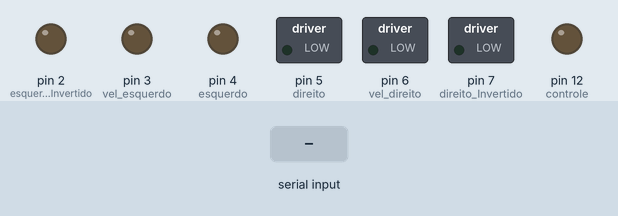
A sketch run on a simulated Arduino Nano, built with avr-gcc and run on an emulated ATmega328P. Parts: switched loads named in the sketch (green lamp = pin HIGH), output pins drawn as LEDs (lit = HIGH). The test bench sets the inputs (shaded band). What the sketch prints to the serial monitor is not drawn.

Above: at 2.3 s.
2.4 s: "F" received over the second serial link
At 2.7 s:
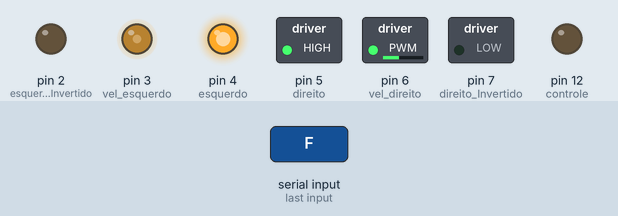
3.9 s: "B" received over the second serial link
At 5.0 s:
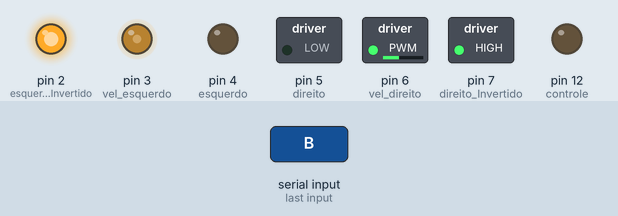
5.4 s: "L" received over the second serial link
At 6.2 s:
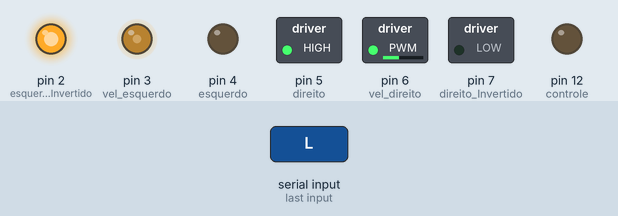
6.9 s: "R" received over the second serial link
At 7.3 s:
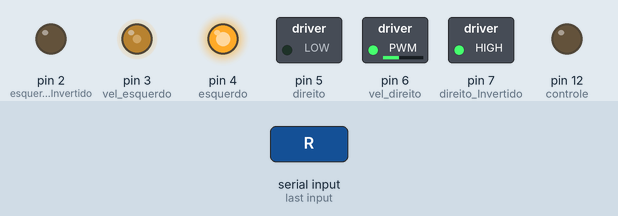
8.4 s: "I" received over the second serial link
At 9.6 s:
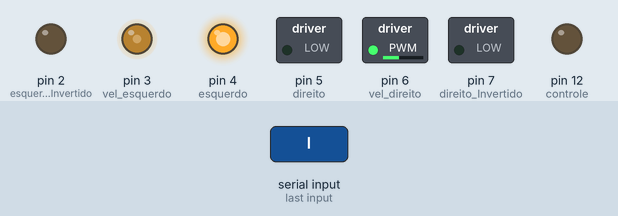
9.9 s: "G" received over the second serial link
At 10.8 s:
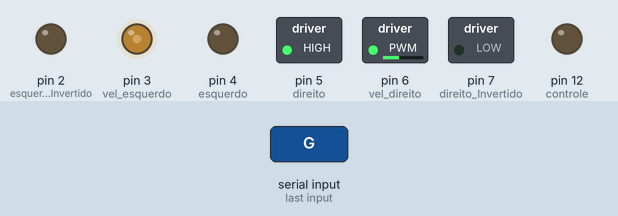
Timing chart, 0 to 12.4 s (numbered marks = the images above; inputs shaded):
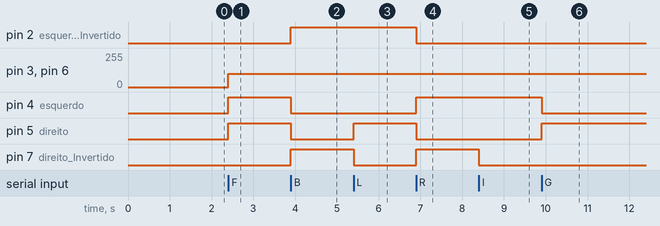

The sketch:

teste.ino
```cpp
/*
==============================================================================================================
BIBLIOTECAS:
==============================================================================================================*/

#include <MPU6050_tockn.h>
#include <Wire.h>
#include <SoftwareSerial.h>

/*
==============================================================================================================
MAPEAMENTO DE HARDWARE:
==============================================================================================================*/
//Motor do lado direito
#define direito 5
#define direito_Invertido 7
#define vel_direito 6 //Precisa ser PWM

//Motor do lado esquerdo
#define esquerdo 4
#define esquerdo_Invertido 2
#define vel_esquerdo 3 //Precisa ser PWM

//Sensores de linha
#define sensor_extrema_direita A0
#define sensor_direito A1
#define sensor_meio A2
#define sensor_esquerdo A3
#define sensor_extrema_esquerda A4

//Sensor de toque
#define botao A5

//Sensores de cor
#define s2 10
#define s3 11
#define out_E 9
#define out_D 8

#define pinoRX 13
SoftwareSerial nano(pinoRX,1);

#define controle 12


/*
==============================================================================================================
CONSTANTES:
==============================================================================================================*/

#define compensa_direito 0 //Valor somado a velocidade do motor direito
#define compensa_esquerdo 0 //Valor somado a velocidade do motor esquerdo

//Velocidades
#define veloc_Frente 100
#define veloc_Reverso 100

//cortes dos sensores de linha
#define corteD 110
#define corteE 100
#define corte_meio 100
#define corteED 330
#define corteEE 100


/*
==============================================================================================================
VARIÁVEIS:
==============================================================================================================*/

//Variaveis cores
int red_E = 0;
int green_E = 0;
int blue_E = 0;
int red_D = 0;
int green_D = 0;
int blue_D = 0;

char letra;


/*
==============================================================================================================
CONFIGURAÇÃO:
==============================================================================================================*/
void setup() {

  //Pinos dos motores como saída
  pinMode(direito, OUTPUT);
  pinMode(direito_Invertido, OUTPUT);
  pinMode(esquerdo, OUTPUT);
  pinMode(esquerdo_Invertido, OUTPUT);
  pinMode(vel_direito, OUTPUT);
  pinMode(vel_esquerdo, OUTPUT);


  //Pinos dos sensores
  pinMode(sensor_direito, INPUT);
  pinMode(sensor_esquerdo, INPUT);
  pinMode(sensor_extrema_direita, INPUT);
  pinMode(sensor_extrema_esquerda, INPUT);
  pinMode(sensor_meio, INPUT);
  pinMode(botao, INPUT_PULLUP);
  pinMode(s2, OUTPUT);
  pinMode(s3, OUTPUT);
  pinMode(out_D, INPUT);
  pinMode(out_E, INPUT);

  pinMode(controle, OUTPUT);
  digitalWrite(controle, LOW);

  delay(1000);
  digitalWrite(1, LOW);
  delay(500);
  digitalWrite(1, HIGH);

  Serial.begin(9600);
  nano.begin(9600);
  Serial.println("Ligado");
  escravo();


}


/*
==============================================================================================================
PROGRAMA PRINCIPAL:
==============================================================================================================*/
void loop() {
//Serial.println("normal");
//Frente se os dois estiverem no branco
if(analogRead(sensor_direito) < corteD and analogRead(sensor_esquerdo) < corteE){
   obstaculo();
   frente();

}//fecha frente
//Sensor da extrema esquerda
if(analogRead(sensor_extrema_esquerda) > corteEE){

    //Anda pra frente até que o sensor deixe de perceber a linha
    while(true) {
       obstaculo();
       if (analogRead(sensor_esquerdo)<corteE) {
          break;
          }
          else {
             frente();
             }
        }//fecha while

     //Girar pra esquerda até o sensor do meio perceber a linha
     while(true){
        obstaculo();
        left:
        girar_esquerda();

        if (analogRead(sensor_meio)>corte_meio){
           meio:
           break;
           }

        //Caso o sensor da direita perceba a linha, volta um pouco e tenta centralizar de novo
        if (analogRead(sensor_extrema_direita)>corteED) {
           while(true) {
              obstaculo();
              girar_direita();
              if (analogRead(sensor_meio)>corte_meio){
                goto meio;
                }
              if (analogRead(sensor_extrema_esquerda)>corteEE) {
                 goto left;
                 }
              }
           }

        } //fecha while
} //fecha extrema esquerda

//virar pra esquerda se o sensor da esquerda perceber a linha
else if(analogRead(sensor_esquerdo) > corteE) {
   obstaculo();
   esquerda();

}//fecha esquerda

//Sensor da extrema direita
if(analogRead(sensor_extrema_direita) > corteED){

    //Anda pra frente até que o sensor deixe de perceber a linha
    while(true) {
       obstaculo();
       if (analogRead(sensor_extrema_direita)<corteD) {
          break;
          }
          else {
             frente();
             }
        }//fecha while

     //Girar pra direita até o sensor do meio perceber a linha
     while(true){
        obstaculo();
        girar_direita();

        if (analogRead(sensor_meio)>corte_meio){
           break;
           }

        //Caso o sensor da esquerda perceba a linha, volta um pouco e tenta centralizar de novo
        if (analogRead(sensor_esquerdo)>corteE) {
           girar_esquerda();
           delay(500);
           }
        } //fecha while
} //fecha extrema direita


////virar pra direita se o sensor da direita perceber a linha
else if(analogRead(sensor_direito) > corteD){
   obstaculo();
   direita();

}//fecha direita


//Quando esquerda e direita estiverem na linha, ponto de decisão
if (analogRead(sensor_direito) > corteD and analogRead(sensor_esquerdo) > corteE){


}//fecha ponto de decisão

} //fecha loop


/*
==============================================================================================================
DEFININDO CADA FUNÇÃO:
==============================================================================================================*/

void frente(){

     digitalWrite(direito_Invertido, LOW);
     digitalWrite(esquerdo_Invertido, LOW);

     analogWrite(vel_direito, veloc_Frente+compensa_direito);
     analogWrite(vel_esquerdo, veloc_Frente+compensa_esquerdo);

     digitalWrite(direito, HIGH);
     digitalWrite(esquerdo, HIGH);

}

void tras(){

     digitalWrite(direito, LOW);
     digitalWrite(esquerdo, LOW);

     analogWrite(vel_direito, veloc_Reverso+compensa_direito);
     analogWrite(vel_esquerdo, veloc_Reverso+compensa_esquerdo);

     digitalWrite(direito_Invertido, HIGH);
     digitalWrite(esquerdo_Invertido, HIGH);

}


void para(){

     digitalWrite(direito_Invertido, LOW);
     digitalWrite(esquerdo_Invertido, LOW);

     analogWrite(vel_direito, 0);
     analogWrite(vel_esquerdo, 0);

     digitalWrite(direito, LOW);
     digitalWrite(esquerdo, LOW);

}

void direita(){

     digitalWrite(direito_Invertido, LOW);
     digitalWrite(esquerdo_Invertido, LOW);

     analogWrite(vel_direito, veloc_Frente+compensa_direito);
     analogWrite(vel_esquerdo, veloc_Frente+compensa_esquerdo);

     digitalWrite(direito, LOW);
     digitalWrite(esquerdo, HIGH);

}

void esquerda(){

     digitalWrite(direito_Invertido, LOW);
     digitalWrite(esquerdo_Invertido, LOW);

     analogWrite(vel_direito, veloc_Frente+compensa_direito);
     analogWrite(vel_esquerdo, veloc_Frente+compensa_esquerdo);

     digitalWrite(direito, HIGH);
     digitalWrite(esquerdo, LOW);

}

void girar_direita(){

     digitalWrite(direito, LOW);
     digitalWrite(esquerdo_Invertido, LOW);

     analogWrite(vel_direito, veloc_Reverso+compensa_direito);
     analogWrite(vel_esquerdo, veloc_Frente+compensa_esquerdo);

     digitalWrite(direito_Invertido, HIGH);
     digitalWrite(esquerdo, HIGH);

}

void girar_esquerda(){

     digitalWrite(direito_Invertido, LOW);
     digitalWrite(esquerdo, LOW);

     analogWrite(vel_direito, veloc_Frente+compensa_direito);
     analogWrite(vel_esquerdo, veloc_Reverso+compensa_esquerdo);

     digitalWrite(direito, HIGH);
     digitalWrite(esquerdo_Invertido, HIGH);

}

void tras_direita(){

     digitalWrite(direito, HIGH);
     digitalWrite(esquerdo, LOW);

     analogWrite(vel_direito, veloc_Reverso+compensa_direito);
     analogWrite(vel_esquerdo, veloc_Reverso+compensa_esquerdo);

     digitalWrite(direito_Invertido, LOW);
     digitalWrite(esquerdo_Invertido, HIGH);

}

void tras_esquerda(){
     digitalWrite(direito, HIGH);
     digitalWrite(esquerdo, LOW);

     analogWrite(vel_direito, veloc_Reverso+compensa_direito);
     analogWrite(vel_esquerdo, veloc_Reverso+compensa_esquerdo);

     digitalWrite(direito_Invertido, LOW);
     digitalWrite(esquerdo_Invertido, HIGH);
 }

 void detecta_cor()
{
      //Rotina que le o valor das cores
      digitalWrite(s2, LOW);
      digitalWrite(s3, LOW);
      //count OUT, pRed, RED
      red_E = pulseIn(out_E, digitalRead(out_E) == HIGH ? LOW : HIGH);
      red_D = pulseIn(out_D, digitalRead(out_D) == HIGH ? LOW : HIGH);
      digitalWrite(s3, HIGH);
      //count OUT, pBLUE, BLUE
      blue_E = pulseIn(out_E, digitalRead(out_E) == HIGH ? LOW : HIGH);
      blue_D = pulseIn(out_D, digitalRead(out_D) == HIGH ? LOW : HIGH);
      digitalWrite(s2, HIGH);
      //count OUT, pGreen, GREEN
      green_E = pulseIn(out_E, digitalRead(out_E) == HIGH ? LOW : HIGH);
      green_D = pulseIn(out_D, digitalRead(out_D) == HIGH ? LOW : HIGH);
}

void obstaculo() {
      if (digitalRead(botao) == LOW) {
          para();
          //Serial.println("Obstaculo");
          digitalWrite(controle, HIGH);
          escravo();
      }
}

void escravo() {
  //Serial.println("escravo");
  while(true) {
    if (nano.available() > 0) {

          //lê o que o nano mandou e armazena na variável letra
          letra = nano.read();

          //informa ao computador o que foi recebido
          //Serial.print("Recebi: ");
          //Serial.println(letra);


    }

    //se a letra for F, ele ativa o motor pra frente.
    if (letra == 'F') {
      frente();

    }

    //se a letra for B, ele ativa o motor pra tras.
    if (letra == 'B') {
      tras();
    }


    //Esquerda (L)
    if (letra == 'L') {
      girar_esquerda();

    }

    //Direita (R)
    if (letra == 'R') {
      girar_direita();

    }

    //frente direita (I)
    if (letra == 'I') {
      direita();
    }

    //frente esquerda (G)
    if (letra == 'G') {
      esquerda();
    }


    //para todos os motores (S)
    if (letra == 'S' or letra=='D') {
      para();
    }
    if (letra == 'P') {
      digitalWrite(controle, LOW);
      break;
    }

  }
  }
```

Measured:
- after the input at 2.4 s, pin 3 (vel_esquerdo), pin 6 (vel_direito): 0/255 → 100/255 at once; pin 4 (esquerdo), pin 5 (direito): LOW → HIGH at once
- after the input at 3.9 s, pin 2 (esquerdo_Invertido), pin 7 (direito_Invertido): LOW → HIGH at once; pin 4 (esquerdo), pin 5 (direito): HIGH → LOW at once
- after the input at 5.4 s, pin 5 (direito): LOW → HIGH at once; pin 7 (direito_Invertido): HIGH → LOW at once
- after the input at 6.9 s, pin 2 (esquerdo_Invertido), pin 5 (direito): HIGH → LOW at once; pin 4 (esquerdo), pin 7 (direito_Invertido): LOW → HIGH at once
- after the input at 8.4 s, pin 7 (direito_Invertido): HIGH → LOW at once
- after the input at 9.9 s, pin 4 (esquerdo): HIGH → LOW at once; pin 5 (direito): LOW → HIGH at once
